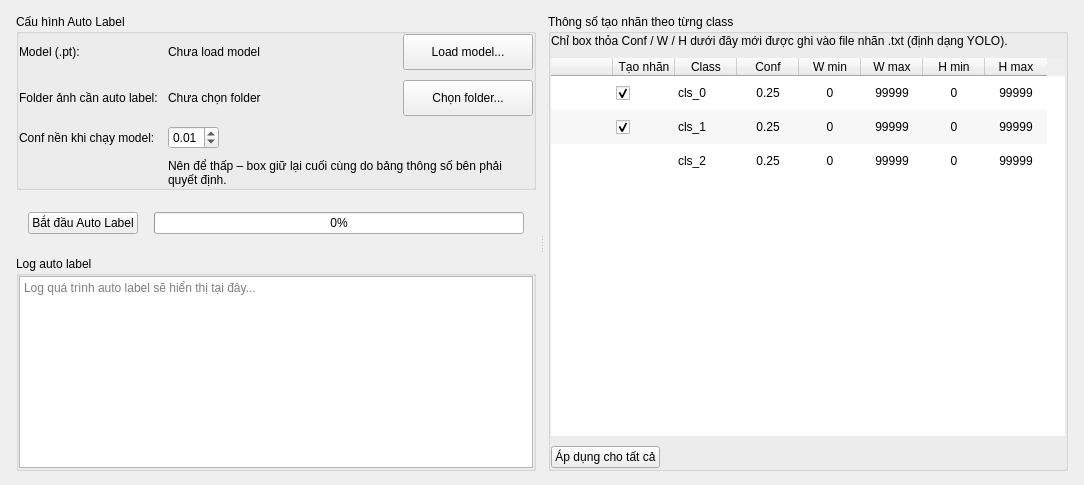
      <widget class="QWidget" name="tabAutoLabel">
       <attribute name="title">
        <string>Auto Labeling</string>
       </attribute>
       <layout class="QVBoxLayout" name="alLayout">
        <property name="spacing">
         <number>8</number>
        </property>
        <property name="leftMargin">
         <number>16</number>
        </property>
        <property name="topMargin">
         <number>14</number>
        </property>
        <property name="rightMargin">
         <number>16</number>
        </property>
        <property name="bottomMargin">
         <number>14</number>
        </property>
        <item>
         <widget class="QSplitter" name="splitterAl">
          <property name="orientation">
           <enum>Qt::Horizontal</enum>
          </property>
          <property name="handleWidth">
           <number>12</number>
          </property>
          <property name="childrenCollapsible">
           <bool>false</bool>
          </property>
          <widget class="QWidget" name="panelAlLeft">
           <property name="sizePolicy">
            <sizepolicy hsizetype="Preferred" vsizetype="Expanding">
             <horstretch>3</horstretch>
             <verstretch>0</verstretch>
            </sizepolicy>
           </property>
           <property name="minimumSize">
            <size>
             <width>520</width>
             <height>0</height>
            </size>
           </property>
           <layout class="QVBoxLayout" name="alLeftLayout" stretch="0,0,1">
            <property name="spacing">
             <number>12</number>
            </property>
            <property name="leftMargin">
             <number>0</number>
            </property>
            <property name="topMargin">
             <number>0</number>
            </property>
            <property name="rightMargin">
             <number>0</number>
            </property>
            <property name="bottomMargin">
             <number>0</number>
            </property>
            <item>
             <widget class="QGroupBox" name="groupAlConfig">
              <property name="title">
               <string>Cấu hình Auto Label</string>
              </property>
              <layout class="QGridLayout" name="alConfigGrid" columnstretch="0,1,0">
               <property name="leftMargin">
                <number>0</number>
               </property>
               <property name="topMargin">
                <number>0</number>
               </property>
               <property name="rightMargin">
                <number>0</number>
               </property>
               <property name="bottomMargin">
                <number>0</number>
               </property>
               <property name="spacing">
                <number>10</number>
               </property>
               <item row="0" column="0">
                <widget class="QLabel" name="lblAlModelTitle">
                 <property name="text">
                  <string>Model (.pt):</string>
                 </property>
                </widget>
               </item>
               <item row="0" column="1">
                <widget class="QLabel" name="lblAlModel">
                 <property name="sizePolicy">
                  <sizepolicy hsizetype="Expanding" vsizetype="Preferred">
                   <horstretch>0</horstretch>
                   <verstretch>0</verstretch>
                  </sizepolicy>
                 </property>
                 <property name="text">
                  <string>Chưa load model</string>
                 </property>
                 <property name="role" stdset="0">
                  <string notr="true">status-warn</string>
                 </property>
                </widget>
               </item>
               <item row="0" column="2">
                <widget class="QPushButton" name="btnAlLoadModel">
                 <property name="minimumSize">
                  <size>
                   <width>130</width>
                   <height>36</height>
                  </size>
                 </property>
                 <property name="cursor">
                  <cursorShape>PointingHandCursor</cursorShape>
                 </property>
                 <property name="text">
                  <string>Load model...</string>
                 </property>
                </widget>
               </item>
               <item row="1" column="0">
                <widget class="QLabel" name="lblAlFolderTitle">
                 <property name="text">
                  <string>Folder ảnh cần auto label:</string>
                 </property>
                </widget>
               </item>
               <item row="1" column="1">
                <widget class="QLabel" name="lblAlFolder">
                 <property name="sizePolicy">
                  <sizepolicy hsizetype="Expanding" vsizetype="Preferred">
                   <horstretch>0</horstretch>
                   <verstretch>0</verstretch>
                  </sizepolicy>
                 </property>
                 <property name="text">
                  <string>Chưa chọn folder</string>
                 </property>
                 <property name="role" stdset="0">
                  <string notr="true">status-neutral</string>
                 </property>
                </widget>
               </item>
               <item row="1" column="2">
                <widget class="QPushButton" name="btnAlLoadFolder">
                 <property name="minimumSize">
                  <size>
                   <width>130</width>
                   <height>36</height>
                  </size>
                 </property>
                 <property name="cursor">
                  <cursorShape>PointingHandCursor</cursorShape>
                 </property>
                 <property name="text">
                  <string>Chọn folder...</string>
                 </property>
                </widget>
               </item>
               <item row="2" column="0">
                <widget class="QLabel" name="lblAlConf">
                 <property name="text">
                  <string>Conf nền khi chạy model:</string>
                 </property>
                </widget>
               </item>
               <item row="2" column="1" alignment="Qt::AlignLeft">
                <widget class="QDoubleSpinBox" name="dspinAlBaseConf">
                 <property name="maximumSize">
                  <size>
                   <width>110</width>
                   <height>16777215</height>
                  </size>
                 </property>
                 <property name="toolTip">
                  <string>Nên để thấp</string>
                 </property>
                 <property name="decimals">
                  <number>2</number>
                 </property>
                 <property name="minimum">
                  <double>0.000000000000000</double>
                 </property>
                 <property name="maximum">
                  <double>1.000000000000000</double>
                 </property>
                 <property name="singleStep">
                  <double>0.010000000000000</double>
                 </property>
                 <property name="value">
                  <double>0.010000000000000</double>
                 </property>
                </widget>
               </item>
               <item row="3" column="1" colspan="2">
                <widget class="QLabel" name="lblAlConfHint">
                 <property name="text">
                  <string>Nên để thấp – box giữ lại cuối cùng do bảng thông số bên phải quyết định.</string>
                 </property>
                 <property name="wordWrap">
                  <bool>true</bool>
                 </property>
                 <property name="role" stdset="0">
                  <string notr="true">hint</string>
                 </property>
                </widget>
               </item>
              </layout>
             </widget>
            </item>
            <item>
             <widget class="QFrame" name="actionBarAl">
              <property name="frameShape">
               <enum>QFrame::NoFrame</enum>
              </property>
              <property name="role" stdset="0">
               <string notr="true">card</string>
              </property>
              <layout class="QHBoxLayout" name="actionBarAlLayout" stretch="0,1">
               <property name="spacing">
                <number>16</number>
               </property>
               <property name="leftMargin">
                <number>12</number>
               </property>
               <property name="topMargin">
                <number>10</number>
               </property>
               <property name="rightMargin">
                <number>12</number>
               </property>
               <property name="bottomMargin">
                <number>10</number>
               </property>
               <item>
                <widget class="QPushButton" name="btnAlStart">
                 <property name="cursor">
                  <cursorShape>PointingHandCursor</cursorShape>
                 </property>
                 <property name="text">
                  <string>Bắt đầu Auto Label</string>
                 </property>
                 <property name="role" stdset="0">
                  <string notr="true">primary</string>
                 </property>
                </widget>
               </item>
               <item>
                <widget class="QProgressBar" name="progressAl">
                 <property name="value">
                  <number>0</number>
                 </property>
                 <property name="textVisible">
                  <bool>true</bool>
                 </property>
                </widget>
               </item>
              </layout>
             </widget>
            </item>
            <item>
             <widget class="QGroupBox" name="groupAlLog">
              <property name="sizePolicy">
               <sizepolicy hsizetype="Expanding" vsizetype="Expanding">
                <horstretch>0</horstretch>
                <verstretch>1</verstretch>
               </sizepolicy>
              </property>
              <property name="title">
               <string>Log auto label</string>
              </property>
              <layout class="QVBoxLayout" name="alLogLayout">
               <property name="spacing">
                <number>8</number>
               </property>
               <property name="leftMargin">
                <number>0</number>
               </property>
               <property name="topMargin">
                <number>0</number>
               </property>
               <property name="rightMargin">
                <number>0</number>
               </property>
               <property name="bottomMargin">
                <number>0</number>
               </property>
               <item>
                <widget class="QPlainTextEdit" name="txtAlLog">
                 <property name="lineWrapMode">
                  <enum>QPlainTextEdit::WidgetWidth</enum>
                 </property>
                 <property name="readOnly">
                  <bool>true</bool>
                 </property>
                 <property name="placeholderText">
                  <string>Log quá trình auto label sẽ hiển thị tại đây...</string>
                 </property>
                </widget>
               </item>
              </layout>
             </widget>
            </item>
           </layout>
          </widget>
          <widget class="QWidget" name="panelAlRight">
           <property name="sizePolicy">
            <sizepolicy hsizetype="Preferred" vsizetype="Expanding">
             <horstretch>2</horstretch>
             <verstretch>0</verstretch>
            </sizepolicy>
           </property>
           <property name="minimumSize">
            <size>
             <width>520</width>
             <height>0</height>
            </size>
           </property>
           <layout class="QVBoxLayout" name="alRightLayout">
            <property name="spacing">
             <number>8</number>
            </property>
            <property name="leftMargin">
             <number>0</number>
            </property>
            <property name="topMargin">
             <number>0</number>
            </property>
            <property name="rightMargin">
             <number>0</number>
            </property>
            <property name="bottomMargin">
             <number>0</number>
            </property>
            <item>
             <widget class="QGroupBox" name="groupAlClassParams">
              <property name="title">
               <string>Thông số tạo nhãn theo từng class</string>
              </property>
              <layout class="QVBoxLayout" name="alClassLayout">
               <property name="spacing">
                <number>10</number>
               </property>
               <property name="leftMargin">
                <number>0</number>
               </property>
               <property name="topMargin">
                <number>0</number>
               </property>
               <property name="rightMargin">
                <number>0</number>
               </property>
               <property name="bottomMargin">
                <number>0</number>
               </property>
               <item>
                <widget class="QLabel" name="lblAlRightHint">
                 <property name="text">
                  <string>Chỉ box thỏa Conf / W / H dưới đây mới được ghi vào file nhãn .txt (định dạng YOLO).</string>
                 </property>
                 <property name="wordWrap">
                  <bool>true</bool>
                 </property>
                 <property name="role" stdset="0">
                  <string notr="true">hint</string>
                 </property>
                </widget>
               </item>
               <item>
                <widget class="QTableWidget" name="tableAlClasses">
                 <property name="frameShape">
                  <enum>QFrame::NoFrame</enum>
                 </property>
                 <property name="horizontalScrollBarPolicy">
                  <enum>Qt::ScrollBarAlwaysOff</enum>
                 </property>
                 <property name="editTriggers">
                  <set>QAbstractItemView::NoEditTriggers</set>
                 </property>
                 <property name="alternatingRowColors">
                  <bool>true</bool>
                 </property>
                 <property name="selectionMode">
                  <enum>QAbstractItemView::SingleSelection</enum>
                 </property>
                 <property name="selectionBehavior">
                  <enum>QAbstractItemView::SelectRows</enum>
                 </property>
                 <property name="showGrid">
                  <bool>false</bool>
                 </property>
                 <property name="wordWrap">
                  <bool>false</bool>
                 </property>
                 <attribute name="horizontalHeaderMinimumSectionSize">
                  <number>28</number>
                 </attribute>
                 <attribute name="horizontalHeaderDefaultSectionSize">
                  <number>62</number>
                 </attribute>
                 <attribute name="horizontalHeaderHighlightSections">
                  <bool>false</bool>
                 </attribute>
                 <attribute name="horizontalHeaderStretchLastSection">
                  <bool>false</bool>
                 </attribute>
                 <attribute name="verticalHeaderVisible">
                  <bool>false</bool>
                 </attribute>
                 <attribute name="verticalHeaderMinimumSectionSize">
                  <number>24</number>
                 </attribute>
                 <attribute name="verticalHeaderDefaultSectionSize">
                  <number>34</number>
                 </attribute>
                 <row>
                  <property name="text">
                   <string>1</string>
                  </property>
                 </row>
                 <row>
                  <property name="text">
                   <string>2</string>
                  </property>
                 </row>
                 <row>
                  <property name="text">
                   <string>3</string>
                  </property>
                 </row>
                 <column>
                  <property name="text">
                   <string/>
                  </property>
                 </column>
                 <column>
                  <property name="text">
                   <string>Tạo nhãn</string>
                  </property>
                 </column>
                 <column>
                  <property name="text">
                   <string>Class</string>
                  </property>
                 </column>
                 <column>
                  <property name="text">
                   <string>Conf</string>
                  </property>
                 </column>
                 <column>
                  <property name="text">
                   <string>W min</string>
                  </property>
                 </column>
                 <column>
                  <property name="text">
                   <string>W max</string>
                  </property>
                 </column>
                 <column>
                  <property name="text">
                   <string>H min</string>
                  </property>
                 </column>
                 <column>
                  <property name="text">
                   <string>H max</string>
                  </property>
                 </column>
                 <item row="0" column="0">
                  <property name="text">
                   <string/>
                  </property>
                 </item>
                 <item row="0" column="1">
                  <property name="textAlignment">
                   <set>AlignCenter</set>
                  </property>
                  <property name="checkState">
                   <enum>Checked</enum>
                  </property>
                 </item>
                 <item row="0" column="2">
                  <property name="text">
                   <string>cls_0</string>
                  </property>
                 </item>
                 <item row="0" column="3">
                  <property name="text">
                   <string>0.25</string>
                  </property>
                  <property name="textAlignment">
                   <set>AlignCenter</set>
                  </property>
                 </item>
                 <item row="0" column="4">
                  <property name="text">
                   <string>0</string>
                  </property>
                  <property name="textAlignment">
                   <set>AlignCenter</set>
                  </property>
                 </item>
                 <item row="0" column="5">
                  <property name="text">
                   <string>99999</string>
                  </property>
                  <property name="textAlignment">
                   <set>AlignCenter</set>
                  </property>
                 </item>
                 <item row="0" column="6">
                  <property name="text">
                   <string>0</string>
                  </property>
                  <property name="textAlignment">
                   <set>AlignCenter</set>
                  </property>
                 </item>
                 <item row="0" column="7">
                  <property name="text">
                   <string>99999</string>
                  </property>
                  <property name="textAlignment">
                   <set>AlignCenter</set>
                  </property>
                 </item>
                 <item row="1" column="0">
                  <property name="text">
                   <string/>
                  </property>
                 </item>
                 <item row="1" column="1">
                  <property name="textAlignment">
                   <set>AlignCenter</set>
                  </property>
                  <property name="checkState">
                   <enum>Checked</enum>
                  </property>
                 </item>
                 <item row="1" column="2">
                  <property name="text">
                   <string>cls_1</string>
                  </property>
                 </item>
                 <item row="1" column="3">
                  <property name="text">
                   <string>0.25</string>
                  </property>
                  <property name="textAlignment">
                   <set>AlignCenter</set>
                  </property>
                 </item>
                 <item row="1" column="4">
                  <property name="text">
                   <string>0</string>
                  </property>
                  <property name="textAlignment">
                   <set>AlignCenter</set>
                  </property>
                 </item>
                 <item row="1" column="5">
                  <property name="text">
                   <string>99999</string>
                  </property>
                  <property name="textAlignment">
                   <set>AlignCenter</set>
                  </property>
                 </item>
                 <item row="1" column="6">
                  <property name="text">
                   <string>0</string>
                  </property>
                  <property name="textAlignment">
                   <set>AlignCenter</set>
                  </property>
                 </item>
                 <item row="1" column="7">
                  <property name="text">
                   <string>99999</string>
                  </property>
                  <property name="textAlignment">
                   <set>AlignCenter</set>
                  </property>
                 </item>
                 <item row="2" column="0">
                  <property name="text">
                   <string/>
                  </property>
                 </item>
                 <item row="2" column="1">
                  <property name="textAlignment">
                   <set>AlignCenter</set>
                  </property>
                  <property name="checkState">
                   <enum>Unchecked</enum>
                  </property>
                 </item>
                 <item row="2" column="2">
                  <property name="text">
                   <string>cls_2</string>
                  </property>
                 </item>
                 <item row="2" column="3">
                  <property name="text">
                   <string>0.25</string>
                  </property>
                  <property name="textAlignment">
                   <set>AlignCenter</set>
                  </property>
                 </item>
                 <item row="2" column="4">
                  <property name="text">
                   <string>0</string>
                  </property>
                  <property name="textAlignment">
                   <set>AlignCenter</set>
                  </property>
                 </item>
                 <item row="2" column="5">
                  <property name="text">
                   <string>99999</string>
                  </property>
                  <property name="textAlignment">
                   <set>AlignCenter</set>
                  </property>
                 </item>
                 <item row="2" column="6">
                  <property name="text">
                   <string>0</string>
                  </property>
                  <property name="textAlignment">
                   <set>AlignCenter</set>
                  </property>
                 </item>
                 <item row="2" column="7">
                  <property name="text">
                   <string>99999</string>
                  </property>
                  <property name="textAlignment">
                   <set>AlignCenter</set>
                  </property>
                 </item>
                </widget>
               </item>
               <item>
                <layout class="QHBoxLayout" name="alClassBtnLayout">
                 <property name="spacing">
                  <number>12</number>
                 </property>
                 <property name="leftMargin">
                  <number>0</number>
                 </property>
                 <property name="topMargin">
                  <number>0</number>
                 </property>
                 <property name="rightMargin">
                  <number>0</number>
                 </property>
                 <property name="bottomMargin">
                  <number>0</number>
                 </property>
                 <item>
                  <widget class="QPushButton" name="btnAlApplyAll">
                   <property name="cursor">
                    <cursorShape>PointingHandCursor</cursorShape>
                   </property>
                   <property name="text">
                    <string>Áp dụng cho tất cả</string>
                   </property>
                  </widget>
                 </item>
                 <item>
                  <spacer name="alBtnSpacer">
                   <property name="orientation">
                    <enum>Qt::Horizontal</enum>
                   </property>
                   <property name="sizeType">
                    <enum>QSizePolicy::Expanding</enum>
                   </property>
                   <property name="sizeHint" stdset="0">
                    <size>
                     <width>20</width>
                     <height>20</height>
                    </size>
                   </property>
                  </spacer>
                 </item>
                </layout>
               </item>
              </layout>
             </widget>
            </item>
           </layout>
          </widget>
         </widget>
        </item>
       </layout>
      </widget>
